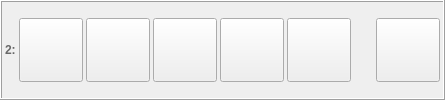
     <widget class="QFrame" name="horizontalFrame_2">
      <property name="enabled">
       <bool>true</bool>
      </property>
      <property name="sizePolicy">
       <sizepolicy hsizetype="Expanding" vsizetype="Expanding">
        <horstretch>0</horstretch>
        <verstretch>0</verstretch>
       </sizepolicy>
      </property>
      <property name="minimumSize">
       <size>
        <width>330</width>
        <height>0</height>
       </size>
      </property>
      <property name="contextMenuPolicy">
       <enum>Qt::ActionsContextMenu</enum>
      </property>
      <property name="autoFillBackground">
       <bool>false</bool>
      </property>
      <property name="frameShape">
       <enum>QFrame::Box</enum>
      </property>
      <property name="frameShadow">
       <enum>QFrame::Raised</enum>
      </property>
      <layout class="QHBoxLayout" name="horizontalLayout_2">
       <property name="spacing">
        <number>3</number>
       </property>
       <property name="leftMargin">
        <number>3</number>
       </property>
       <property name="topMargin">
        <number>3</number>
       </property>
       <property name="rightMargin">
        <number>3</number>
       </property>
       <property name="bottomMargin">
        <number>3</number>
       </property>
       <item>
        <widget class="QLabel" name="label_4">
         <property name="enabled">
          <bool>true</bool>
         </property>
         <property name="sizePolicy">
          <sizepolicy hsizetype="Fixed" vsizetype="Fixed">
           <horstretch>0</horstretch>
           <verstretch>0</verstretch>
          </sizepolicy>
         </property>
         <property name="palette">
          <palette>
           <active>
            <colorrole role="WindowText">
             <brush brushstyle="SolidPattern">
              <color alpha="255">
               <red>104</red>
               <green>104</green>
               <blue>104</blue>
              </color>
             </brush>
            </colorrole>
           </active>
           <inactive>
            <colorrole role="WindowText">
             <brush brushstyle="SolidPattern">
              <color alpha="255">
               <red>104</red>
               <green>104</green>
               <blue>104</blue>
              </color>
             </brush>
            </colorrole>
           </inactive>
           <disabled>
            <colorrole role="WindowText">
             <brush brushstyle="SolidPattern">
              <color alpha="255">
               <red>120</red>
               <green>120</green>
               <blue>120</blue>
              </color>
             </brush>
            </colorrole>
           </disabled>
          </palette>
         </property>
         <property name="font">
          <font>
           <weight>75</weight>
           <bold>true</bold>
          </font>
         </property>
         <property name="text">
          <string>2:</string>
         </property>
         <property name="margin">
          <number>5</number>
         </property>
        </widget>
       </item>
       <item>
        <widget class="QToolButton" name="buttonMountDisk_2">
         <property name="enabled">
          <bool>true</bool>
         </property>
         <property name="minimumSize">
          <size>
           <width>64</width>
           <height>64</height>
          </size>
         </property>
         <property name="maximumSize">
          <size>
           <width>64</width>
           <height>64</height>
          </size>
         </property>
         <property name="iconSize">
          <size>
           <width>48</width>
           <height>48</height>
          </size>
         </property>
        </widget>
       </item>
       <item>
        <widget class="QToolButton" name="buttonMountFolder_2">
         <property name="enabled">
          <bool>true</bool>
         </property>
         <property name="minimumSize">
          <size>
           <width>64</width>
           <height>64</height>
          </size>
         </property>
         <property name="maximumSize">
          <size>
           <width>64</width>
           <height>64</height>
          </size>
         </property>
         <property name="iconSize">
          <size>
           <width>48</width>
           <height>48</height>
          </size>
         </property>
        </widget>
       </item>
       <item>
        <widget class="QToolButton" name="buttonSave_2">
         <property name="enabled">
          <bool>true</bool>
         </property>
         <property name="minimumSize">
          <size>
           <width>64</width>
           <height>64</height>
          </size>
         </property>
         <property name="maximumSize">
          <size>
           <width>64</width>
           <height>64</height>
          </size>
         </property>
         <property name="iconSize">
          <size>
           <width>48</width>
           <height>48</height>
          </size>
         </property>
         <property name="checkable">
          <bool>true</bool>
         </property>
        </widget>
       </item>
       <item>
        <widget class="QToolButton" name="autoSave_2">
         <property name="enabled">
          <bool>true</bool>
         </property>
         <property name="minimumSize">
          <size>
           <width>64</width>
           <height>64</height>
          </size>
         </property>
         <property name="maximumSize">
          <size>
           <width>64</width>
           <height>64</height>
          </size>
         </property>
         <property name="text">
          <string/>
         </property>
         <property name="iconSize">
          <size>
           <width>48</width>
           <height>48</height>
          </size>
         </property>
         <property name="checkable">
          <bool>false</bool>
         </property>
        </widget>
       </item>
       <item>
        <widget class="QToolButton" name="buttonEditDisk_2">
         <property name="enabled">
          <bool>true</bool>
         </property>
         <property name="minimumSize">
          <size>
           <width>64</width>
           <height>64</height>
          </size>
         </property>
         <property name="maximumSize">
          <size>
           <width>64</width>
           <height>64</height>
          </size>
         </property>
         <property name="iconSize">
          <size>
           <width>48</width>
           <height>48</height>
          </size>
         </property>
         <property name="checkable">
          <bool>false</bool>
         </property>
        </widget>
       </item>
       <item>
        <layout class="QVBoxLayout" name="verticalLayout_2">
         <property name="spacing">
          <number>0</number>
         </property>
         <property name="leftMargin">
          <number>5</number>
         </property>
         <property name="rightMargin">
          <number>5</number>
         </property>
         <item>
          <widget class="QLabel" name="labelFileName_2">
           <property name="enabled">
            <bool>true</bool>
           </property>
           <property name="sizePolicy">
            <sizepolicy hsizetype="Ignored" vsizetype="Fixed">
             <horstretch>0</horstretch>
             <verstretch>0</verstretch>
            </sizepolicy>
           </property>
           <property name="font">
            <font>
             <family>MS Shell Dlg 2</family>
             <pointsize>12</pointsize>
             <weight>50</weight>
             <italic>false</italic>
             <bold>false</bold>
            </font>
           </property>
           <property name="autoFillBackground">
            <bool>false</bool>
           </property>
           <property name="text">
            <string/>
           </property>
           <property name="textFormat">
            <enum>Qt::PlainText</enum>
           </property>
           <property name="wordWrap">
            <bool>false</bool>
           </property>
          </widget>
         </item>
         <item>
          <widget class="QLabel" name="labelImageProperties_2">
           <property name="enabled">
            <bool>true</bool>
           </property>
           <property name="sizePolicy">
            <sizepolicy hsizetype="Preferred" vsizetype="Fixed">
             <horstretch>0</horstretch>
             <verstretch>0</verstretch>
            </sizepolicy>
           </property>
           <property name="palette">
            <palette>
             <active>
              <colorrole role="WindowText">
               <brush brushstyle="SolidPattern">
                <color alpha="255">
                 <red>128</red>
                 <green>128</green>
                 <blue>128</blue>
                </color>
               </brush>
              </colorrole>
              <colorrole role="Mid">
               <brush brushstyle="SolidPattern">
                <color alpha="255">
                 <red>157</red>
                 <green>155</green>
                 <blue>144</blue>
                </color>
               </brush>
              </colorrole>
             </active>
             <inactive>
              <colorrole role="WindowText">
               <brush brushstyle="SolidPattern">
                <color alpha="255">
                 <red>128</red>
                 <green>128</green>
                 <blue>128</blue>
                </color>
               </brush>
              </colorrole>
              <colorrole role="Mid">
               <brush brushstyle="SolidPattern">
                <color alpha="255">
                 <red>157</red>
                 <green>155</green>
                 <blue>144</blue>
                </color>
               </brush>
              </colorrole>
             </inactive>
             <disabled>
              <colorrole role="WindowText">
               <brush brushstyle="SolidPattern">
                <color alpha="255">
                 <red>118</red>
                 <green>116</green>
                 <blue>108</blue>
                </color>
               </brush>
              </colorrole>
              <colorrole role="Mid">
               <brush brushstyle="SolidPattern">
                <color alpha="255">
                 <red>157</red>
                 <green>155</green>
                 <blue>144</blue>
                </color>
               </brush>
              </colorrole>
             </disabled>
            </palette>
           </property>
           <property name="font">
            <font>
             <pointsize>12</pointsize>
            </font>
           </property>
           <property name="textFormat">
            <enum>Qt::PlainText</enum>
           </property>
           <property name="alignment">
            <set>Qt::AlignLeading|Qt::AlignLeft|Qt::AlignVCenter</set>
           </property>
           <property name="wordWrap">
            <bool>false</bool>
           </property>
          </widget>
         </item>
        </layout>
       </item>
       <item>
        <widget class="QToolButton" name="buttonEject_2">
         <property name="enabled">
          <bool>true</bool>
         </property>
         <property name="minimumSize">
          <size>
           <width>64</width>
           <height>64</height>
          </size>
         </property>
         <property name="maximumSize">
          <size>
           <width>64</width>
           <height>64</height>
          </size>
         </property>
         <property name="iconSize">
          <size>
           <width>64</width>
           <height>64</height>
          </size>
         </property>
        </widget>
       </item>
      </layout>
     </widget>
